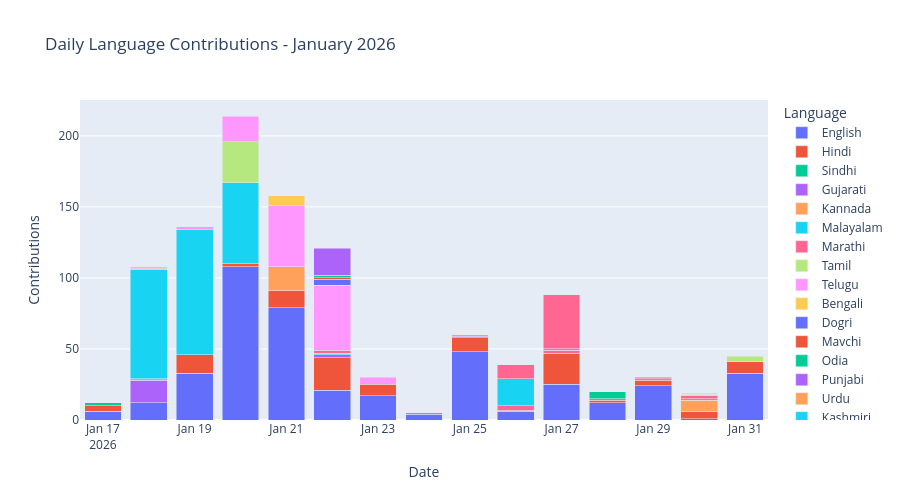
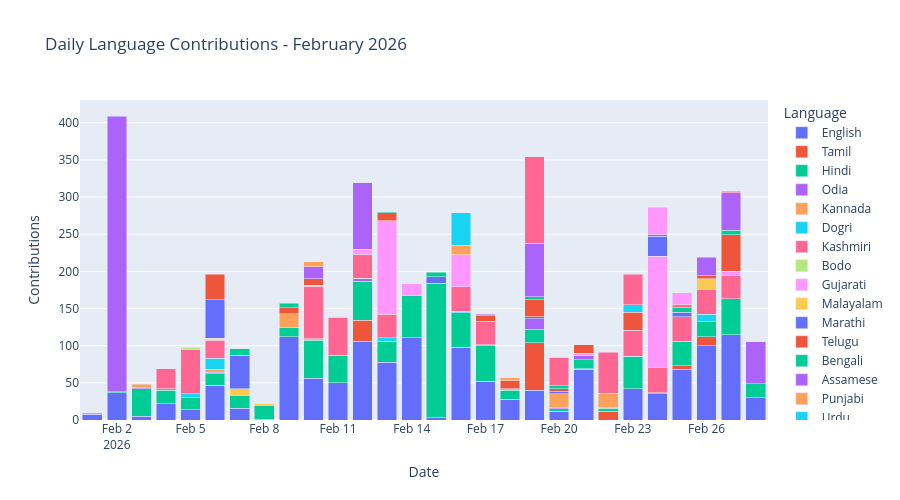
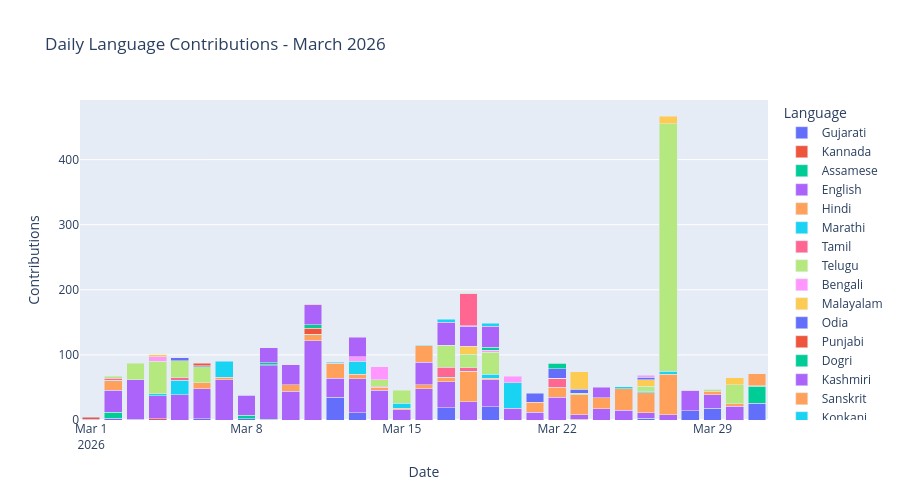

Notebook cell for these charts, in order:
### Code cell
import plotly.express as px

# Get all unique months
months = df2['Month_Year'].unique()

# Generate one plot per month
for month in months:
    # Filter data for this month
    month_data = df2[df2['Month_Year'] == month]
    
    # Group by date + language
    daily_lang_contrib = month_data.groupby(['Activity_date','Language'])['Contributions'].sum().reset_index()
    daily_lang_contrib = daily_lang_contrib[daily_lang_contrib['Contributions'] > 0]
    
    fig = px.bar(
        daily_lang_contrib,
        x='Activity_date',
        y='Contributions',
        color='Language',
        title=f"Daily Language Contributions - {month}",
        barmode='stack'
    )
    
    fig.update_layout(xaxis_title="Date", yaxis_title="Contributions", height=500)
    fig.show()   # use st.plotly_chart(fig) if inside Streamlit

### Figure 1 — Plotly figure (JSON) as saved in the notebook; plotly's stock layout.template omitted (floating-point values rounded to 4 significant figures)
{"data": [{"hovertemplate": "Language=English<br>Activity_date=%{x}<br>Contributions=%{y}<extra></extra>", "legendgroup": "English", "marker": {"color": "#636efa", "pattern": {"shape": ""}}, "name": "English", "orientation": "v", "showlegend": true, "textposition": "auto", "type": "bar", "x": ["2026-01-17T00:00:00.000000000", "2026-01-18T00:00:00.000000000", "2026-01-19T00:00:00.000000000", "2026-01-20T00:00:00.000000000", "2026-01-21T00:00:00.000000000", "2026-01-22T00:00:00.000000000", "2026-01-23T00:00:00.000000000", "2026-01-24T00:00:00.000000000", "2026-01-25T00:00:00.000000000", "2026-01-26T00:00:00.000000000", "2026-01-27T00:00:00.000000000", "2026-01-28T00:00:00.000000000", "2026-01-29T00:00:00.000000000", "2026-01-30T00:00:00.000000000", "2026-01-31T00:00:00.000000000"], "xaxis": "x", "y": [6, 12, 33, 108, 79, 21, 17, 4, 48, 6, 25, 12, 24, 1, 33], "yaxis": "y"}, {"hovertemplate": "Language=Hindi<br>Activity_date=%{x}<br>Contributions=%{y}<extra></extra>", "legendgroup": "Hindi", "marker": {"color": "#EF553B", "pattern": {"shape": ""}}, "name": "Hindi", "orientation": "v", "showlegend": true, "textposition": "auto", "type": "bar", "x": ["2026-01-17T00:00:00.000000000", "2026-01-19T00:00:00.000000000", "2026-01-20T00:00:00.000000000", "2026-01-21T00:00:00.000000000", "2026-01-22T00:00:00.000000000", "2026-01-23T00:00:00.000000000", "2026-01-25T00:00:00.000000000", "2026-01-26T00:00:00.000000000", "2026-01-27T00:00:00.000000000", "2026-01-28T00:00:00.000000000", "2026-01-29T00:00:00.000000000", "2026-01-30T00:00:00.000000000", "2026-01-31T00:00:00.000000000"], "xaxis": "x", "y": [4, 13, 2, 12, 23, 8, 10, 1, 22, 2, 4, 5, 8], "yaxis": "y"}, {"hovertemplate": "Language=Sindhi<br>Activity_date=%{x}<br>Contributions=%{y}<extra></extra>", "legendgroup": "Sindhi", "marker": {"color": "#00cc96", "pattern": {"shape": ""}}, "name": "Sindhi", "orientation": "v", "showlegend": true, "textposition": "auto", "type": "bar", "x": ["2026-01-17T00:00:00.000000000"], "xaxis": "x", "y": [2], "yaxis": "y"}, {"hovertemplate": "Language=Gujarati<br>Activity_date=%{x}<br>Contributions=%{y}<extra></extra>", "legendgroup": "Gujarati", "marker": {"color": "#ab63fa", "pattern": {"shape": ""}}, "name": "Gujarati", "orientation": "v", "showlegend": true, "textposition": "auto", "type": "bar", "x": ["2026-01-18T00:00:00.000000000", "2026-01-22T00:00:00.000000000"], "xaxis": "x", "y": [16, 2], "yaxis": "y"}, {"hovertemplate": "Language=Kannada<br>Activity_date=%{x}<br>Contributions=%{y}<extra></extra>", "legendgroup": "Kannada", "marker": {"color": "#FFA15A", "pattern": {"shape": ""}}, "name": "Kannada", "orientation": "v", "showlegend": true, "textposition": "auto", "type": "bar", "x": ["2026-01-18T00:00:00.000000000", "2026-01-21T00:00:00.000000000", "2026-01-30T00:00:00.000000000"], "xaxis": "x", "y": [1, 17, 8], "yaxis": "y"}, {"hovertemplate": "Language=Malayalam<br>Activity_date=%{x}<br>Contributions=%{y}<extra></extra>", "legendgroup": "Malayalam", "marker": {"color": "#19d3f3", "pattern": {"shape": ""}}, "name": "Malayalam", "orientation": "v", "showlegend": true, "textposition": "auto", "type": "bar", "x": ["2026-01-18T00:00:00.000000000", "2026-01-19T00:00:00.000000000", "2026-01-20T00:00:00.000000000", "2026-01-22T00:00:00.000000000", "2026-01-29T00:00:00.000000000", "2026-01-30T00:00:00.000000000"], "xaxis": "x", "y": [77, 88, 57, 1, 1, 1], "yaxis": "y"}, {"hovertemplate": "Language=Marathi<br>Activity_date=%{x}<br>Contributions=%{y}<extra></extra>", "legendgroup": "Marathi", "marker": {"color": "#FF6692", "pattern": {"shape": ""}}, "name": "Marathi", "orientation": "v", "showlegend": true, "textposition": "auto", "type": "bar", "x": ["2026-01-18T00:00:00.000000000", "2026-01-22T00:00:00.000000000", "2026-01-24T00:00:00.000000000", "2026-01-26T00:00:00.000000000", "2026-01-27T00:00:00.000000000", "2026-01-28T00:00:00.000000000", "2026-01-30T00:00:00.000000000"], "xaxis": "x", "y": [1, 2, 1, 3, 2, 1, 2], "yaxis": "y"}, {"hovertemplate": "Language=Tamil<br>Activity_date=%{x}<br>Contributions=%{y}<extra></extra>", "legendgroup": "Tamil", "marker": {"color": "#B6E880", "pattern": {"shape": ""}}, "name": "Tamil", "orientation": "v", "showlegend": true, "textposition": "auto", "type": "bar", "x": ["2026-01-18T00:00:00.000000000", "2026-01-20T00:00:00.000000000", "2026-01-30T00:00:00.000000000", "2026-01-31T00:00:00.000000000"], "xaxis": "x", "y": [1, 29, 1, 4], "yaxis": "y"}, {"hovertemplate": "Language=Telugu<br>Activity_date=%{x}<br>Contributions=%{y}<extra></extra>", "legendgroup": "Telugu", "marker": {"color": "#FF97FF", "pattern": {"shape": ""}}, "name": "Telugu", "orientation": "v", "showlegend": true, "textposition": "auto", "type": "bar", "x": ["2026-01-19T00:00:00.000000000", "2026-01-20T00:00:00.000000000", "2026-01-21T00:00:00.000000000", "2026-01-22T00:00:00.000000000", "2026-01-23T00:00:00.000000000"], "xaxis": "x", "y": [2, 18, 43, 46, 5], "yaxis": "y"}, {"hovertemplate": "Language=Bengali<br>Activity_date=%{x}<br>Contributions=%{y}<extra></extra>", "legendgroup": "Bengali", "marker": {"color": "#FECB52", "pattern": {"shape": ""}}, "name": "Bengali", "orientation": "v", "showlegend": true, "textposition": "auto", "type": "bar", "x": ["2026-01-21T00:00:00.000000000", "2026-01-30T00:00:00.000000000"], "xaxis": "x", "y": [7, 1], "yaxis": "y"}, {"hovertemplate": "Language=Dogri<br>Activity_date=%{x}<br>Contributions=%{y}<extra></extra>", "legendgroup": "Dogri", "marker": {"color": "#636efa", "pattern": {"shape": ""}}, "name": "Dogri", "orientation": "v", "showlegend": true, "textposition": "auto", "type": "bar", "x": ["2026-01-22T00:00:00.000000000"], "xaxis": "x", "y": [4], "yaxis": "y"}, {"hovertemplate": "Language=Mavchi<br>Activity_date=%{x}<br>Contributions=%{y}<extra></extra>", "legendgroup": "Mavchi", "marker": {"color": "#EF553B", "pattern": {"shape": ""}}, "name": "Mavchi", "orientation": "v", "showlegend": true, "textposition": "auto", "type": "bar", "x": ["2026-01-22T00:00:00.000000000"], "xaxis": "x", "y": [1], "yaxis": "y"}, {"hovertemplate": "Language=Odia<br>Activity_date=%{x}<br>Contributions=%{y}<extra></extra>", "legendgroup": "Odia", "marker": {"color": "#00cc96", "pattern": {"shape": ""}}, "name": "Odia", "orientation": "v", "showlegend": true, "textposition": "auto", "type": "bar", "x": ["2026-01-22T00:00:00.000000000", "2026-01-28T00:00:00.000000000"], "xaxis": "x", "y": [2, 5], "yaxis": "y"}, {"hovertemplate": "Language=Punjabi<br>Activity_date=%{x}<br>Contributions=%{y}<extra></extra>", "legendgroup": "Punjabi", "marker": {"color": "#ab63fa", "pattern": {"shape": ""}}, "name": "Punjabi", "orientation": "v", "showlegend": true, "textposition": "auto", "type": "bar", "x": ["2026-01-22T00:00:00.000000000", "2026-01-25T00:00:00.000000000"], "xaxis": "x", "y": [19, 1], "yaxis": "y"}, {"hovertemplate": "Language=Urdu<br>Activity_date=%{x}<br>Contributions=%{y}<extra></extra>", "legendgroup": "Urdu", "marker": {"color": "#FFA15A", "pattern": {"shape": ""}}, "name": "Urdu", "orientation": "v", "showlegend": true, "textposition": "auto", "type": "bar", "x": ["2026-01-25T00:00:00.000000000"], "xaxis": "x", "y": [1], "yaxis": "y"}, {"hovertemplate": "Language=Kashmiri<br>Activity_date=%{x}<br>Contributions=%{y}<extra></extra>", "legendgroup": "Kashmiri", "marker": {"color": "#19d3f3", "pattern": {"shape": ""}}, "name": "Kashmiri", "orientation": "v", "showlegend": true, "textposition": "auto", "type": "bar", "x": ["2026-01-26T00:00:00.000000000", "2026-01-27T00:00:00.000000000"], "xaxis": "x", "y": [19, 1], "yaxis": "y"}, {"hovertemplate": "Language=Santali<br>Activity_date=%{x}<br>Contributions=%{y}<extra></extra>", "legendgroup": "Santali", "marker": {"color": "#FF6692", "pattern": {"shape": ""}}, "name": "Santali", "orientation": "v", "showlegend": true, "textposition": "auto", "type": "bar", "x": ["2026-01-26T00:00:00.000000000", "2026-01-27T00:00:00.000000000", "2026-01-29T00:00:00.000000000"], "xaxis": "x", "y": [10, 38, 1], "yaxis": "y"}], "layout": {"barmode": "stack", "height": 500, "legend": {"title": {"text": "Language"}, "tracegroupgap": 0}, "title": {"text": "Daily Language Contributions - January 2026"}, "xaxis": {"anchor": "y", "domain": [0, 1], "title": {"text": "Date"}}, "yaxis": {"anchor": "x", "domain": [0, 1], "title": {"text": "Contributions"}}}}

### Figure 2 — Plotly figure (JSON) as saved in the notebook; plotly's stock layout.template omitted (floating-point values rounded to 4 significant figures)
{"data": [{"hovertemplate": "Language=English<br>Activity_date=%{x}<br>Contributions=%{y}<extra></extra>", "legendgroup": "English", "marker": {"color": "#636efa", "pattern": {"shape": ""}}, "name": "English", "orientation": "v", "showlegend": true, "textposition": "auto", "type": "bar", "x": ["2026-02-01T00:00:00.000000000", "2026-02-02T00:00:00.000000000", "2026-02-03T00:00:00.000000000", "2026-02-04T00:00:00.000000000", "2026-02-05T00:00:00.000000000", "2026-02-06T00:00:00.000000000", "2026-02-07T00:00:00.000000000", "2026-02-08T00:00:00.000000000", "2026-02-09T00:00:00.000000000", "2026-02-10T00:00:00.000000000", "2026-02-11T00:00:00.000000000", "2026-02-12T00:00:00.000000000", "2026-02-13T00:00:00.000000000", "2026-02-14T00:00:00.000000000", "2026-02-15T00:00:00.000000000", "2026-02-16T00:00:00.000000000", "2026-02-17T00:00:00.000000000", "2026-02-18T00:00:00.000000000", "2026-02-19T00:00:00.000000000", "2026-02-20T00:00:00.000000000", "2026-02-21T00:00:00.000000000", "2026-02-23T00:00:00.000000000", "2026-02-24T00:00:00.000000000", "2026-02-25T00:00:00.000000000", "2026-02-26T00:00:00.000000000", "2026-02-27T00:00:00.000000000", "2026-02-28T00:00:00.000000000"], "xaxis": "x", "y": [8, 37, 5, 22, 14, 47, 16, 1, 112, 56, 50, 106, 78, 111, 3, 98, 52, 28, 40, 12, 68, 42, 35, 68, 100, 115, 30], "yaxis": "y"}, {"hovertemplate": "Language=Tamil<br>Activity_date=%{x}<br>Contributions=%{y}<extra></extra>", "legendgroup": "Tamil", "marker": {"color": "#EF553B", "pattern": {"shape": ""}}, "name": "Tamil", "orientation": "v", "showlegend": true, "textposition": "auto", "type": "bar", "x": ["2026-02-01T00:00:00.000000000", "2026-02-12T00:00:00.000000000", "2026-02-19T00:00:00.000000000", "2026-02-21T00:00:00.000000000", "2026-02-22T00:00:00.000000000", "2026-02-25T00:00:00.000000000", "2026-02-26T00:00:00.000000000"], "xaxis": "x", "y": [1, 28, 64, 1, 12, 5, 12], "yaxis": "y"}, {"hovertemplate": "Language=Hindi<br>Activity_date=%{x}<br>Contributions=%{y}<extra></extra>", "legendgroup": "Hindi", "marker": {"color": "#00cc96", "pattern": {"shape": ""}}, "name": "Hindi", "orientation": "v", "showlegend": true, "textposition": "auto", "type": "bar", "x": ["2026-02-02T00:00:00.000000000", "2026-02-03T00:00:00.000000000", "2026-02-04T00:00:00.000000000", "2026-02-05T00:00:00.000000000", "2026-02-06T00:00:00.000000000", "2026-02-07T00:00:00.000000000", "2026-02-08T00:00:00.000000000", "2026-02-09T00:00:00.000000000", "2026-02-10T00:00:00.000000000", "2026-02-11T00:00:00.000000000", "2026-02-12T00:00:00.000000000", "2026-02-13T00:00:00.000000000", "2026-02-14T00:00:00.000000000", "2026-02-15T00:00:00.000000000", "2026-02-16T00:00:00.000000000", "2026-02-17T00:00:00.000000000", "2026-02-18T00:00:00.000000000", "2026-02-19T00:00:00.000000000", "2026-02-20T00:00:00.000000000", "2026-02-21T00:00:00.000000000", "2026-02-22T00:00:00.000000000", "2026-02-23T00:00:00.000000000", "2026-02-24T00:00:00.000000000", "2026-02-25T00:00:00.000000000", "2026-02-26T00:00:00.000000000", "2026-02-27T00:00:00.000000000", "2026-02-28T00:00:00.000000000"], "xaxis": "x", "y": [1, 37, 18, 16, 15, 17, 19, 13, 51, 37, 53, 28, 56, 181, 46, 48, 12, 18, 3, 12, 4, 43, 2, 33, 20, 48, 19], "yaxis": "y"}, {"hovertemplate": "Language=Odia<br>Activity_date=%{x}<br>Contributions=%{y}<extra></extra>", "legendgroup": "Odia", "marker": {"color": "#ab63fa", "pattern": {"shape": ""}}, "name": "Odia", "orientation": "v", "showlegend": true, "textposition": "auto", "type": "bar", "x": ["2026-02-02T00:00:00.000000000", "2026-02-03T00:00:00.000000000", "2026-02-06T00:00:00.000000000", "2026-02-10T00:00:00.000000000", "2026-02-12T00:00:00.000000000", "2026-02-19T00:00:00.000000000", "2026-02-20T00:00:00.000000000", "2026-02-21T00:00:00.000000000", "2026-02-22T00:00:00.000000000"], "xaxis": "x", "y": [371, 2, 2, 1, 3, 14, 2, 6, 1], "yaxis": "y"}, {"hovertemplate": "Language=Kannada<br>Activity_date=%{x}<br>Contributions=%{y}<extra></extra>", "legendgroup": "Kannada", "marker": {"color": "#FFA15A", "pattern": {"shape": ""}}, "name": "Kannada", "orientation": "v", "showlegend": true, "textposition": "auto", "type": "bar", "x": ["2026-02-03T00:00:00.000000000", "2026-02-06T00:00:00.000000000", "2026-02-09T00:00:00.000000000", "2026-02-12T00:00:00.000000000", "2026-02-20T00:00:00.000000000"], "xaxis": "x", "y": [4, 4, 18, 1, 18], "yaxis": "y"}, {"hovertemplate": "Language=Dogri<br>Activity_date=%{x}<br>Contributions=%{y}<extra></extra>", "legendgroup": "Dogri", "marker": {"color": "#19d3f3", "pattern": {"shape": ""}}, "name": "Dogri", "orientation": "v", "showlegend": true, "textposition": "auto", "type": "bar", "x": ["2026-02-04T00:00:00.000000000", "2026-02-05T00:00:00.000000000", "2026-02-06T00:00:00.000000000", "2026-02-10T00:00:00.000000000", "2026-02-13T00:00:00.000000000", "2026-02-16T00:00:00.000000000", "2026-02-17T00:00:00.000000000", "2026-02-23T00:00:00.000000000", "2026-02-26T00:00:00.000000000"], "xaxis": "x", "y": [2, 5, 15, 1, 5, 2, 1, 1, 10], "yaxis": "y"}, {"hovertemplate": "Language=Kashmiri<br>Activity_date=%{x}<br>Contributions=%{y}<extra></extra>", "legendgroup": "Kashmiri", "marker": {"color": "#FF6692", "pattern": {"shape": ""}}, "name": "Kashmiri", "orientation": "v", "showlegend": true, "textposition": "auto", "type": "bar", "x": ["2026-02-04T00:00:00.000000000", "2026-02-05T00:00:00.000000000", "2026-02-06T00:00:00.000000000", "2026-02-10T00:00:00.000000000", "2026-02-11T00:00:00.000000000", "2026-02-12T00:00:00.000000000", "2026-02-13T00:00:00.000000000", "2026-02-16T00:00:00.000000000", "2026-02-17T00:00:00.000000000", "2026-02-23T00:00:00.000000000", "2026-02-24T00:00:00.000000000", "2026-02-25T00:00:00.000000000", "2026-02-26T00:00:00.000000000", "2026-02-27T00:00:00.000000000"], "xaxis": "x", "y": [27, 60, 24, 71, 51, 32, 31, 33, 32, 35, 33, 33, 34, 32], "yaxis": "y"}, {"hovertemplate": "Language=Bodo<br>Activity_date=%{x}<br>Contributions=%{y}<extra></extra>", "legendgroup": "Bodo", "marker": {"color": "#B6E880", "pattern": {"shape": ""}}, "name": "Bodo", "orientation": "v", "showlegend": true, "textposition": "auto", "type": "bar", "x": ["2026-02-05T00:00:00.000000000"], "xaxis": "x", "y": [2], "yaxis": "y"}, {"hovertemplate": "Language=Gujarati<br>Activity_date=%{x}<br>Contributions=%{y}<extra></extra>", "legendgroup": "Gujarati", "marker": {"color": "#FF97FF", "pattern": {"shape": ""}}, "name": "Gujarati", "orientation": "v", "showlegend": true, "textposition": "auto", "type": "bar", "x": ["2026-02-05T00:00:00.000000000", "2026-02-06T00:00:00.000000000", "2026-02-12T00:00:00.000000000", "2026-02-13T00:00:00.000000000", "2026-02-14T00:00:00.000000000", "2026-02-16T00:00:00.000000000", "2026-02-18T00:00:00.000000000", "2026-02-21T00:00:00.000000000", "2026-02-24T00:00:00.000000000", "2026-02-27T00:00:00.000000000"], "xaxis": "x", "y": [1, 1, 7, 126, 16, 43, 2, 3, 150, 5], "yaxis": "y"}, {"hovertemplate": "Language=Malayalam<br>Activity_date=%{x}<br>Contributions=%{y}<extra></extra>", "legendgroup": "Malayalam", "marker": {"color": "#FECB52", "pattern": {"shape": ""}}, "name": "Malayalam", "orientation": "v", "showlegend": true, "textposition": "auto", "type": "bar", "x": ["2026-02-06T00:00:00.000000000", "2026-02-07T00:00:00.000000000", "2026-02-08T00:00:00.000000000", "2026-02-10T00:00:00.000000000", "2026-02-26T00:00:00.000000000"], "xaxis": "x", "y": [2, 9, 2, 1, 14], "yaxis": "y"}, {"hovertemplate": "Language=Marathi<br>Activity_date=%{x}<br>Contributions=%{y}<extra></extra>", "legendgroup": "Marathi", "marker": {"color": "#636efa", "pattern": {"shape": ""}}, "name": "Marathi", "orientation": "v", "showlegend": true, "textposition": "auto", "type": "bar", "x": ["2026-02-06T00:00:00.000000000", "2026-02-07T00:00:00.000000000", "2026-02-15T00:00:00.000000000", "2026-02-19T00:00:00.000000000", "2026-02-20T00:00:00.000000000", "2026-02-24T00:00:00.000000000", "2026-02-25T00:00:00.000000000"], "xaxis": "x", "y": [52, 45, 9, 3, 4, 27, 6], "yaxis": "y"}, {"hovertemplate": "Language=Telugu<br>Activity_date=%{x}<br>Contributions=%{y}<extra></extra>", "legendgroup": "Telugu", "marker": {"color": "#EF553B", "pattern": {"shape": ""}}, "name": "Telugu", "orientation": "v", "showlegend": true, "textposition": "auto", "type": "bar", "x": ["2026-02-06T00:00:00.000000000", "2026-02-09T00:00:00.000000000", "2026-02-10T00:00:00.000000000", "2026-02-11T00:00:00.000000000", "2026-02-13T00:00:00.000000000", "2026-02-17T00:00:00.000000000", "2026-02-18T00:00:00.000000000", "2026-02-19T00:00:00.000000000", "2026-02-20T00:00:00.000000000", "2026-02-21T00:00:00.000000000", "2026-02-23T00:00:00.000000000", "2026-02-24T00:00:00.000000000", "2026-02-26T00:00:00.000000000", "2026-02-27T00:00:00.000000000"], "xaxis": "x", "y": [34, 8, 9, 1, 11, 7, 11, 23, 3, 11, 24, 2, 4, 49], "yaxis": "y"}, {"hovertemplate": "Language=Bengali<br>Activity_date=%{x}<br>Contributions=%{y}<extra></extra>", "legendgroup": "Bengali", "marker": {"color": "#00cc96", "pattern": {"shape": ""}}, "name": "Bengali", "orientation": "v", "showlegend": true, "textposition": "auto", "type": "bar", "x": ["2026-02-07T00:00:00.000000000", "2026-02-09T00:00:00.000000000", "2026-02-13T00:00:00.000000000", "2026-02-15T00:00:00.000000000", "2026-02-19T00:00:00.000000000", "2026-02-20T00:00:00.000000000", "2026-02-25T00:00:00.000000000", "2026-02-27T00:00:00.000000000"], "xaxis": "x", "y": [9, 6, 1, 6, 4, 4, 6, 6], "yaxis": "y"}, {"hovertemplate": "Language=Assamese<br>Activity_date=%{x}<br>Contributions=%{y}<extra></extra>", "legendgroup": "Assamese", "marker": {"color": "#ab63fa", "pattern": {"shape": ""}}, "name": "Assamese", "orientation": "v", "showlegend": true, "textposition": "auto", "type": "bar", "x": ["2026-02-10T00:00:00.000000000", "2026-02-12T00:00:00.000000000", "2026-02-17T00:00:00.000000000", "2026-02-19T00:00:00.000000000", "2026-02-26T00:00:00.000000000", "2026-02-27T00:00:00.000000000", "2026-02-28T00:00:00.000000000"], "xaxis": "x", "y": [16, 89, 2, 72, 25, 51, 56], "yaxis": "y"}, {"hovertemplate": "Language=Punjabi<br>Activity_date=%{x}<br>Contributions=%{y}<extra></extra>", "legendgroup": "Punjabi", "marker": {"color": "#FFA15A", "pattern": {"shape": ""}}, "name": "Punjabi", "orientation": "v", "showlegend": true, "textposition": "auto", "type": "bar", "x": ["2026-02-10T00:00:00.000000000", "2026-02-16T00:00:00.000000000", "2026-02-18T00:00:00.000000000", "2026-02-22T00:00:00.000000000"], "xaxis": "x", "y": [7, 13, 4, 19], "yaxis": "y"}, {"hovertemplate": "Language=Urdu<br>Activity_date=%{x}<br>Contributions=%{y}<extra></extra>", "legendgroup": "Urdu", "marker": {"color": "#19d3f3", "pattern": {"shape": ""}}, "name": "Urdu", "orientation": "v", "showlegend": true, "textposition": "auto", "type": "bar", "x": ["2026-02-16T00:00:00.000000000", "2026-02-23T00:00:00.000000000"], "xaxis": "x", "y": [44, 10], "yaxis": "y"}, {"hovertemplate": "Language=Santali<br>Activity_date=%{x}<br>Contributions=%{y}<extra></extra>", "legendgroup": "Santali", "marker": {"color": "#FF6692", "pattern": {"shape": ""}}, "name": "Santali", "orientation": "v", "showlegend": true, "textposition": "auto", "type": "bar", "x": ["2026-02-19T00:00:00.000000000", "2026-02-20T00:00:00.000000000", "2026-02-22T00:00:00.000000000", "2026-02-23T00:00:00.000000000", "2026-02-25T00:00:00.000000000", "2026-02-27T00:00:00.000000000"], "xaxis": "x", "y": [116, 38, 55, 41, 5, 2], "yaxis": "y"}, {"hovertemplate": "Language=Nepali<br>Activity_date=%{x}<br>Contributions=%{y}<extra></extra>", "legendgroup": "Nepali", "marker": {"color": "#B6E880", "pattern": {"shape": ""}}, "name": "Nepali", "orientation": "v", "showlegend": true, "textposition": "auto", "type": "bar", "x": ["2026-02-20T00:00:00.000000000"], "xaxis": "x", "y": [1], "yaxis": "y"}, {"hovertemplate": "Language=Sanskrit<br>Activity_date=%{x}<br>Contributions=%{y}<extra></extra>", "legendgroup": "Sanskrit", "marker": {"color": "#FF97FF", "pattern": {"shape": ""}}, "name": "Sanskrit", "orientation": "v", "showlegend": true, "textposition": "auto", "type": "bar", "x": ["2026-02-24T00:00:00.000000000", "2026-02-25T00:00:00.000000000"], "xaxis": "x", "y": [37, 15], "yaxis": "y"}], "layout": {"barmode": "stack", "height": 500, "legend": {"title": {"text": "Language"}, "tracegroupgap": 0}, "title": {"text": "Daily Language Contributions - February 2026"}, "xaxis": {"anchor": "y", "domain": [0, 1], "title": {"text": "Date"}}, "yaxis": {"anchor": "x", "domain": [0, 1], "title": {"text": "Contributions"}}}}

### Figure 3 — Plotly figure (JSON) as saved in the notebook; plotly's stock layout.template omitted (floating-point values rounded to 4 significant figures)
{"data": [{"hovertemplate": "Language=Gujarati<br>Activity_date=%{x}<br>Contributions=%{y}<extra></extra>", "legendgroup": "Gujarati", "marker": {"color": "#636efa", "pattern": {"shape": ""}}, "name": "Gujarati", "orientation": "v", "showlegend": true, "textposition": "auto", "type": "bar", "x": ["2026-03-01T00:00:00.000000000", "2026-03-02T00:00:00.000000000", "2026-03-03T00:00:00.000000000", "2026-03-06T00:00:00.000000000", "2026-03-08T00:00:00.000000000", "2026-03-12T00:00:00.000000000", "2026-03-13T00:00:00.000000000", "2026-03-17T00:00:00.000000000", "2026-03-19T00:00:00.000000000", "2026-03-26T00:00:00.000000000", "2026-03-28T00:00:00.000000000", "2026-03-29T00:00:00.000000000", "2026-03-31T00:00:00.000000000"], "xaxis": "x", "y": [1, 3, 1, 2, 2, 35, 11, 19, 20, 3, 14, 18, 26], "yaxis": "y"}, {"hovertemplate": "Language=Kannada<br>Activity_date=%{x}<br>Contributions=%{y}<extra></extra>", "legendgroup": "Kannada", "marker": {"color": "#EF553B", "pattern": {"shape": ""}}, "name": "Kannada", "orientation": "v", "showlegend": true, "textposition": "auto", "type": "bar", "x": ["2026-03-01T00:00:00.000000000", "2026-03-04T00:00:00.000000000", "2026-03-23T00:00:00.000000000"], "xaxis": "x", "y": [3, 2, 1], "yaxis": "y"}, {"hovertemplate": "Language=Assamese<br>Activity_date=%{x}<br>Contributions=%{y}<extra></extra>", "legendgroup": "Assamese", "marker": {"color": "#00cc96", "pattern": {"shape": ""}}, "name": "Assamese", "orientation": "v", "showlegend": true, "textposition": "auto", "type": "bar", "x": ["2026-03-02T00:00:00.000000000", "2026-03-08T00:00:00.000000000", "2026-03-09T00:00:00.000000000", "2026-03-31T00:00:00.000000000"], "xaxis": "x", "y": [9, 5, 1, 26], "yaxis": "y"}, {"hovertemplate": "Language=English<br>Activity_date=%{x}<br>Contributions=%{y}<extra></extra>", "legendgroup": "English", "marker": {"color": "#ab63fa", "pattern": {"shape": ""}}, "name": "English", "orientation": "v", "showlegend": true, "textposition": "auto", "type": "bar", "x": ["2026-03-02T00:00:00.000000000", "2026-03-03T00:00:00.000000000", "2026-03-04T00:00:00.000000000", "2026-03-05T00:00:00.000000000", "2026-03-06T00:00:00.000000000", "2026-03-07T00:00:00.000000000", "2026-03-08T00:00:00.000000000", "2026-03-09T00:00:00.000000000", "2026-03-10T00:00:00.000000000", "2026-03-11T00:00:00.000000000", "2026-03-12T00:00:00.000000000", "2026-03-13T00:00:00.000000000", "2026-03-14T00:00:00.000000000", "2026-03-15T00:00:00.000000000", "2026-03-16T00:00:00.000000000", "2026-03-17T00:00:00.000000000", "2026-03-18T00:00:00.000000000", "2026-03-19T00:00:00.000000000", "2026-03-20T00:00:00.000000000", "2026-03-21T00:00:00.000000000", "2026-03-22T00:00:00.000000000", "2026-03-23T00:00:00.000000000", "2026-03-24T00:00:00.000000000", "2026-03-25T00:00:00.000000000", "2026-03-26T00:00:00.000000000", "2026-03-27T00:00:00.000000000", "2026-03-28T00:00:00.000000000", "2026-03-29T00:00:00.000000000", "2026-03-30T00:00:00.000000000", "2026-03-31T00:00:00.000000000"], "xaxis": "x", "y": [34, 61, 35, 39, 46, 62, 31, 82, 44, 122, 29, 52, 46, 16, 48, 40, 28, 42, 18, 12, 35, 7, 17, 15, 8, 8, 31, 21, 21, 1], "yaxis": "y"}, {"hovertemplate": "Language=Hindi<br>Activity_date=%{x}<br>Contributions=%{y}<extra></extra>", "legendgroup": "Hindi", "marker": {"color": "#FFA15A", "pattern": {"shape": ""}}, "name": "Hindi", "orientation": "v", "showlegend": true, "textposition": "auto", "type": "bar", "x": ["2026-03-02T00:00:00.000000000", "2026-03-06T00:00:00.000000000", "2026-03-07T00:00:00.000000000", "2026-03-08T00:00:00.000000000", "2026-03-10T00:00:00.000000000", "2026-03-11T00:00:00.000000000", "2026-03-12T00:00:00.000000000", "2026-03-13T00:00:00.000000000", "2026-03-14T00:00:00.000000000", "2026-03-15T00:00:00.000000000", "2026-03-16T00:00:00.000000000", "2026-03-17T00:00:00.000000000", "2026-03-18T00:00:00.000000000", "2026-03-19T00:00:00.000000000", "2026-03-21T00:00:00.000000000", "2026-03-22T00:00:00.000000000", "2026-03-23T00:00:00.000000000", "2026-03-24T00:00:00.000000000", "2026-03-25T00:00:00.000000000", "2026-03-26T00:00:00.000000000", "2026-03-27T00:00:00.000000000", "2026-03-29T00:00:00.000000000", "2026-03-30T00:00:00.000000000", "2026-03-31T00:00:00.000000000"], "xaxis": "x", "y": [14, 9, 4, 1, 10, 9, 23, 7, 4, 2, 6, 6, 46, 2, 15, 15, 31, 17, 33, 31, 62, 5, 4, 18], "yaxis": "y"}, {"hovertemplate": "Language=Marathi<br>Activity_date=%{x}<br>Contributions=%{y}<extra></extra>", "legendgroup": "Marathi", "marker": {"color": "#19d3f3", "pattern": {"shape": ""}}, "name": "Marathi", "orientation": "v", "showlegend": true, "textposition": "auto", "type": "bar", "x": ["2026-03-02T00:00:00.000000000", "2026-03-04T00:00:00.000000000", "2026-03-05T00:00:00.000000000", "2026-03-07T00:00:00.000000000", "2026-03-12T00:00:00.000000000", "2026-03-13T00:00:00.000000000", "2026-03-15T00:00:00.000000000", "2026-03-17T00:00:00.000000000", "2026-03-18T00:00:00.000000000", "2026-03-19T00:00:00.000000000", "2026-03-20T00:00:00.000000000", "2026-03-25T00:00:00.000000000", "2026-03-26T00:00:00.000000000", "2026-03-27T00:00:00.000000000"], "xaxis": "x", "y": [1, 3, 22, 24, 2, 20, 8, 1, 1, 6, 39, 3, 2, 5], "yaxis": "y"}, {"hovertemplate": "Language=Tamil<br>Activity_date=%{x}<br>Contributions=%{y}<extra></extra>", "legendgroup": "Tamil", "marker": {"color": "#FF6692", "pattern": {"shape": ""}}, "name": "Tamil", "orientation": "v", "showlegend": true, "textposition": "auto", "type": "bar", "x": ["2026-03-02T00:00:00.000000000", "2026-03-05T00:00:00.000000000", "2026-03-14T00:00:00.000000000", "2026-03-17T00:00:00.000000000", "2026-03-18T00:00:00.000000000", "2026-03-22T00:00:00.000000000"], "xaxis": "x", "y": [3, 4, 2, 15, 5, 13], "yaxis": "y"}, {"hovertemplate": "Language=Telugu<br>Activity_date=%{x}<br>Contributions=%{y}<extra></extra>", "legendgroup": "Telugu", "marker": {"color": "#B6E880", "pattern": {"shape": ""}}, "name": "Telugu", "orientation": "v", "showlegend": true, "textposition": "auto", "type": "bar", "x": ["2026-03-02T00:00:00.000000000", "2026-03-03T00:00:00.000000000", "2026-03-04T00:00:00.000000000", "2026-03-05T00:00:00.000000000", "2026-03-06T00:00:00.000000000", "2026-03-11T00:00:00.000000000", "2026-03-14T00:00:00.000000000", "2026-03-15T00:00:00.000000000", "2026-03-17T00:00:00.000000000", "2026-03-18T00:00:00.000000000", "2026-03-19T00:00:00.000000000", "2026-03-23T00:00:00.000000000", "2026-03-26T00:00:00.000000000", "2026-03-27T00:00:00.000000000", "2026-03-29T00:00:00.000000000", "2026-03-30T00:00:00.000000000"], "xaxis": "x", "y": [3, 25, 50, 26, 25, 1, 10, 20, 34, 21, 34, 2, 8, 380, 3, 29], "yaxis": "y"}, {"hovertemplate": "Language=Bengali<br>Activity_date=%{x}<br>Contributions=%{y}<extra></extra>", "legendgroup": "Bengali", "marker": {"color": "#FF97FF", "pattern": {"shape": ""}}, "name": "Bengali", "orientation": "v", "showlegend": true, "textposition": "auto", "type": "bar", "x": ["2026-03-04T00:00:00.000000000", "2026-03-13T00:00:00.000000000", "2026-03-14T00:00:00.000000000", "2026-03-19T00:00:00.000000000", "2026-03-28T00:00:00.000000000"], "xaxis": "x", "y": [7, 7, 20, 3, 1], "yaxis": "y"}, {"hovertemplate": "Language=Malayalam<br>Activity_date=%{x}<br>Contributions=%{y}<extra></extra>", "legendgroup": "Malayalam", "marker": {"color": "#FECB52", "pattern": {"shape": ""}}, "name": "Malayalam", "orientation": "v", "showlegend": true, "textposition": "auto", "type": "bar", "x": ["2026-03-04T00:00:00.000000000", "2026-03-18T00:00:00.000000000", "2026-03-22T00:00:00.000000000", "2026-03-26T00:00:00.000000000", "2026-03-27T00:00:00.000000000", "2026-03-30T00:00:00.000000000"], "xaxis": "x", "y": [3, 12, 1, 10, 12, 11], "yaxis": "y"}, {"hovertemplate": "Language=Odia<br>Activity_date=%{x}<br>Contributions=%{y}<extra></extra>", "legendgroup": "Odia", "marker": {"color": "#636efa", "pattern": {"shape": ""}}, "name": "Odia", "orientation": "v", "showlegend": true, "textposition": "auto", "type": "bar", "x": ["2026-03-05T00:00:00.000000000", "2026-03-06T00:00:00.000000000", "2026-03-09T00:00:00.000000000", "2026-03-21T00:00:00.000000000", "2026-03-22T00:00:00.000000000", "2026-03-23T00:00:00.000000000", "2026-03-26T00:00:00.000000000", "2026-03-29T00:00:00.000000000"], "xaxis": "x", "y": [5, 1, 2, 14, 15, 6, 4, 1], "yaxis": "y"}, {"hovertemplate": "Language=Punjabi<br>Activity_date=%{x}<br>Contributions=%{y}<extra></extra>", "legendgroup": "Punjabi", "marker": {"color": "#EF553B", "pattern": {"shape": ""}}, "name": "Punjabi", "orientation": "v", "showlegend": true, "textposition": "auto", "type": "bar", "x": ["2026-03-06T00:00:00.000000000", "2026-03-11T00:00:00.000000000"], "xaxis": "x", "y": [4, 9], "yaxis": "y"}, {"hovertemplate": "Language=Dogri<br>Activity_date=%{x}<br>Contributions=%{y}<extra></extra>", "legendgroup": "Dogri", "marker": {"color": "#00cc96", "pattern": {"shape": ""}}, "name": "Dogri", "orientation": "v", "showlegend": true, "textposition": "auto", "type": "bar", "x": ["2026-03-09T00:00:00.000000000", "2026-03-11T00:00:00.000000000", "2026-03-19T00:00:00.000000000", "2026-03-22T00:00:00.000000000"], "xaxis": "x", "y": [3, 5, 5, 8], "yaxis": "y"}, {"hovertemplate": "Language=Kashmiri<br>Activity_date=%{x}<br>Contributions=%{y}<extra></extra>", "legendgroup": "Kashmiri", "marker": {"color": "#ab63fa", "pattern": {"shape": ""}}, "name": "Kashmiri", "orientation": "v", "showlegend": true, "textposition": "auto", "type": "bar", "x": ["2026-03-09T00:00:00.000000000", "2026-03-10T00:00:00.000000000", "2026-03-11T00:00:00.000000000", "2026-03-13T00:00:00.000000000", "2026-03-16T00:00:00.000000000", "2026-03-17T00:00:00.000000000", "2026-03-18T00:00:00.000000000", "2026-03-19T00:00:00.000000000", "2026-03-24T00:00:00.000000000"], "xaxis": "x", "y": [23, 31, 31, 30, 35, 35, 31, 32, 16], "yaxis": "y"}, {"hovertemplate": "Language=Sanskrit<br>Activity_date=%{x}<br>Contributions=%{y}<extra></extra>", "legendgroup": "Sanskrit", "marker": {"color": "#FFA15A", "pattern": {"shape": ""}}, "name": "Sanskrit", "orientation": "v", "showlegend": true, "textposition": "auto", "type": "bar", "x": ["2026-03-11T00:00:00.000000000", "2026-03-16T00:00:00.000000000", "2026-03-18T00:00:00.000000000", "2026-03-22T00:00:00.000000000"], "xaxis": "x", "y": [1, 25, 1, 1], "yaxis": "y"}, {"hovertemplate": "Language=Konkani<br>Activity_date=%{x}<br>Contributions=%{y}<extra></extra>", "legendgroup": "Konkani", "marker": {"color": "#19d3f3", "pattern": {"shape": ""}}, "name": "Konkani", "orientation": "v", "showlegend": true, "textposition": "auto", "type": "bar", "x": ["2026-03-16T00:00:00.000000000", "2026-03-17T00:00:00.000000000", "2026-03-19T00:00:00.000000000"], "xaxis": "x", "y": [1, 5, 5], "yaxis": "y"}, {"hovertemplate": "Language=Sindhi<br>Activity_date=%{x}<br>Contributions=%{y}<extra></extra>", "legendgroup": "Sindhi", "marker": {"color": "#FF6692", "pattern": {"shape": ""}}, "name": "Sindhi", "orientation": "v", "showlegend": true, "textposition": "auto", "type": "bar", "x": ["2026-03-18T00:00:00.000000000"], "xaxis": "x", "y": [49], "yaxis": "y"}, {"hovertemplate": "Language=Urdu<br>Activity_date=%{x}<br>Contributions=%{y}<extra></extra>", "legendgroup": "Urdu", "marker": {"color": "#B6E880", "pattern": {"shape": ""}}, "name": "Urdu", "orientation": "v", "showlegend": true, "textposition": "auto", "type": "bar", "x": ["2026-03-18T00:00:00.000000000"], "xaxis": "x", "y": [1], "yaxis": "y"}, {"hovertemplate": "Language=Nepali<br>Activity_date=%{x}<br>Contributions=%{y}<extra></extra>", "legendgroup": "Nepali", "marker": {"color": "#FF97FF", "pattern": {"shape": ""}}, "name": "Nepali", "orientation": "v", "showlegend": true, "textposition": "auto", "type": "bar", "x": ["2026-03-20T00:00:00.000000000", "2026-03-26T00:00:00.000000000"], "xaxis": "x", "y": [10, 3], "yaxis": "y"}, {"hovertemplate": "Language=Santali<br>Activity_date=%{x}<br>Contributions=%{y}<extra></extra>", "legendgroup": "Santali", "marker": {"color": "#FECB52", "pattern": {"shape": ""}}, "name": "Santali", "orientation": "v", "showlegend": true, "textposition": "auto", "type": "bar", "x": ["2026-03-23T00:00:00.000000000"], "xaxis": "x", "y": [27], "yaxis": "y"}], "layout": {"barmode": "stack", "height": 500, "legend": {"title": {"text": "Language"}, "tracegroupgap": 0}, "title": {"text": "Daily Language Contributions - March 2026"}, "xaxis": {"anchor": "y", "domain": [0, 1], "title": {"text": "Date"}}, "yaxis": {"anchor": "x", "domain": [0, 1], "title": {"text": "Contributions"}}}}
